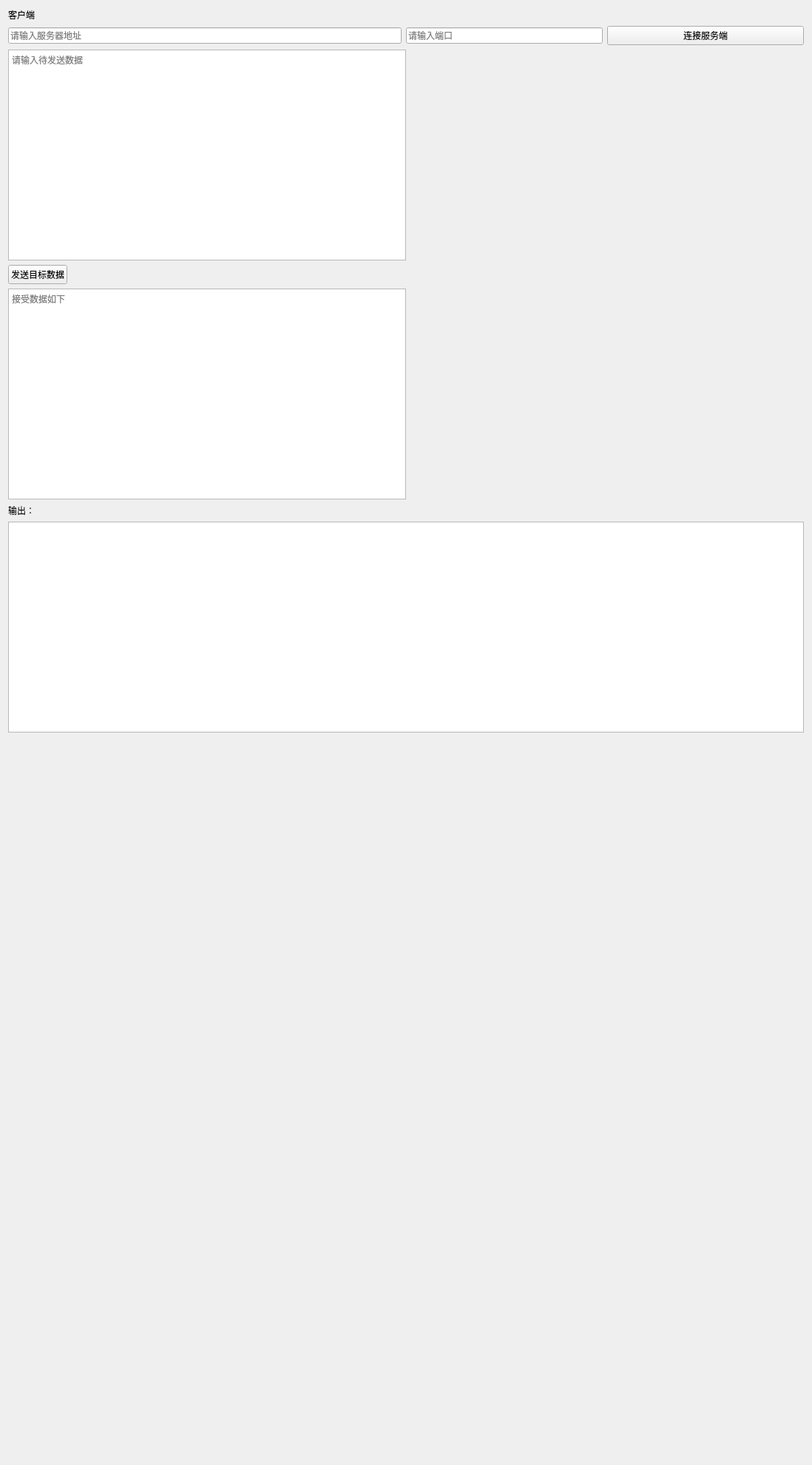
<?xml version="1.0" encoding="UTF-8"?>
<ui version="4.0">
 <class>MainWindow</class>
 <widget class="QMainWindow" name="MainWindow">
  <property name="geometry">
   <rect>
    <x>0</x>
    <y>0</y>
    <width>1098</width>
    <height>1980</height>
   </rect>
  </property>
  <property name="windowTitle">
   <string>MainWindow</string>
  </property>
  <widget class="QWidget" name="centralWidget">
   <layout class="QVBoxLayout" name="verticalLayout_2">
    <item>
     <layout class="QVBoxLayout" name="verticalLayout" stretch="0,0,0,0,0,0,0">
      <item>
       <widget class="QLabel" name="label">
        <property name="text">
         <string>客户端</string>
        </property>
       </widget>
      </item>
      <item>
       <layout class="QHBoxLayout" name="horizontalLayout" stretch="2,1,1">
        <item>
         <widget class="QLineEdit" name="lineEdit_ca">
          <property name="placeholderText">
           <string>请输入服务器地址</string>
          </property>
         </widget>
        </item>
        <item>
         <widget class="QLineEdit" name="lineEdit_cp">
          <property name="placeholderText">
           <string>请输入端口</string>
          </property>
         </widget>
        </item>
        <item>
         <widget class="QPushButton" name="connectToSever">
          <property name="text">
           <string>连接服务端</string>
          </property>
         </widget>
        </item>
       </layout>
      </item>
      <item>
       <layout class="QHBoxLayout" name="horizontalLayout_3">
        <item>
         <widget class="QTextEdit" name="textEdit_cs">
          <property name="placeholderText">
           <string>请输入待发送数据</string>
          </property>
         </widget>
        </item>
        <item>
         <spacer name="horizontalSpacer_2">
          <property name="orientation">
           <enum>Qt::Horizontal</enum>
          </property>
          <property name="sizeHint" stdset="0">
           <size>
            <width>40</width>
            <height>20</height>
           </size>
          </property>
         </spacer>
        </item>
       </layout>
      </item>
      <item>
       <layout class="QHBoxLayout" name="horizontalLayout_2">
        <item>
         <widget class="QPushButton" name="c_send">
          <property name="text">
           <string>发送目标数据</string>
          </property>
         </widget>
        </item>
        <item>
         <spacer name="horizontalSpacer">
          <property name="orientation">
           <enum>Qt::Horizontal</enum>
          </property>
          <property name="sizeHint" stdset="0">
           <size>
            <width>40</width>
            <height>20</height>
           </size>
          </property>
         </spacer>
        </item>
       </layout>
      </item>
      <item>
       <layout class="QHBoxLayout" name="horizontalLayout_4">
        <item>
         <widget class="QTextEdit" name="textEdit_ca">
          <property name="placeholderText">
           <string>接受数据如下</string>
          </property>
         </widget>
        </item>
        <item>
         <spacer name="horizontalSpacer_3">
          <property name="orientation">
           <enum>Qt::Horizontal</enum>
          </property>
          <property name="sizeHint" stdset="0">
           <size>
            <width>40</width>
            <height>20</height>
           </size>
          </property>
         </spacer>
        </item>
       </layout>
      </item>
      <item>
       <widget class="QLabel" name="label_3">
        <property name="text">
         <string>输出：</string>
        </property>
       </widget>
      </item>
      <item>
       <widget class="QTextEdit" name="textEdit_console"/>
      </item>
     </layout>
    </item>
    <item>
     <spacer name="verticalSpacer">
      <property name="orientation">
       <enum>Qt::Vertical</enum>
      </property>
      <property name="sizeHint" stdset="0">
       <size>
        <width>20</width>
        <height>40</height>
       </size>
      </property>
     </spacer>
    </item>
   </layout>
  </widget>
 </widget>
 <layoutdefault spacing="6" margin="11"/>
 <resources/>
 <connections/>
</ui>
